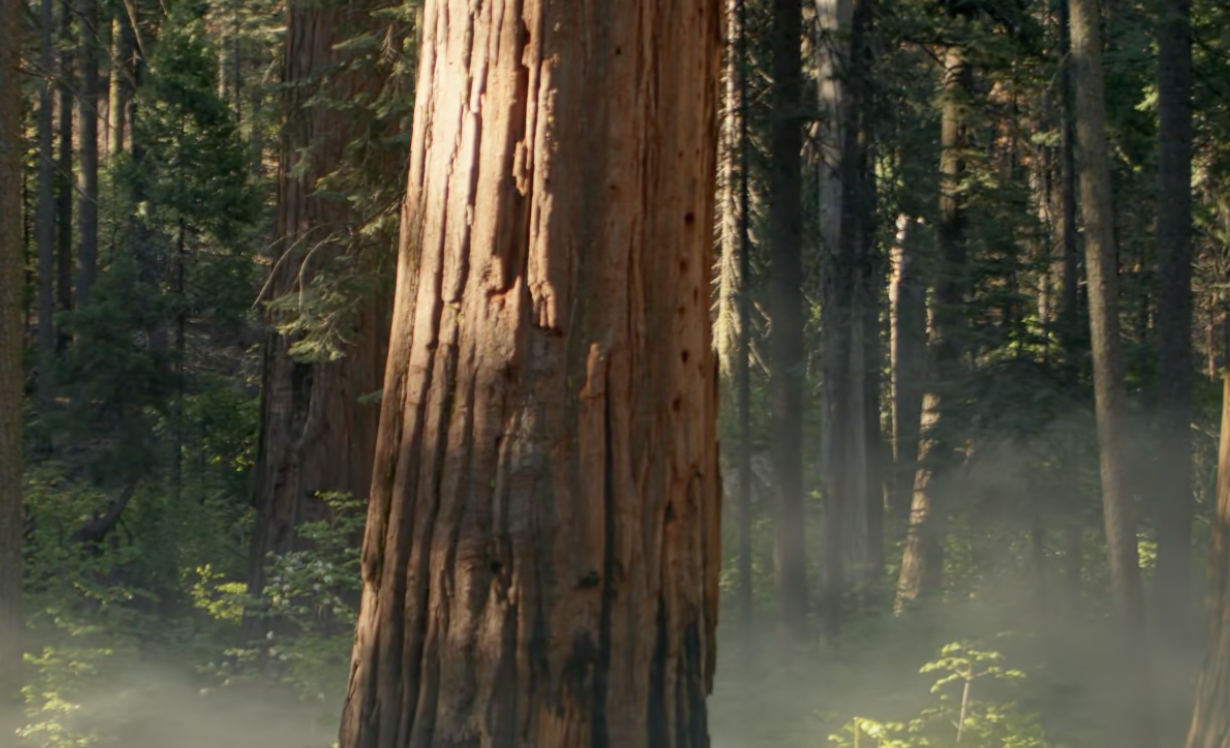
#> input picture vagen/mllm_agent/image.png, 1230 x 748 px
$ python -i plot_cost_performance.py   (imports and definitions only)
#> lines starting #> are read from the running program, lines starting #| are printed output that depends on the picture
"""
Scatter plot visualization for exploration cost vs performance

Generates four scatter plots:
1. Text (Active + Passive): Exploration cost vs evaluation accuracy
2. Vision (Active + Passive): Exploration cost vs evaluation accuracy
3. Active Text & Vision: Exploration cost vs evaluation accuracy
4. All (Active + Passive, Text + Vision): Exploration cost vs evaluation accuracy

Usage:
    python analysis/plot_cost_performance.py --results_dir /path/to/results --output_dir /path/to/output --data_dir /path/to/data
"""

import os
import json
import sys
import argparse
import matplotlib.pyplot as plt
from typing import Dict, List, Tuple, Optional
from matplotlib.offsetbox import OffsetImage, AnnotationBbox
from matplotlib.legend_handler import HandlerBase
from PIL import Image

# Add vagen to path for importing get_exploration_history_stats
sys.path.insert(0, os.path.join(os.path.dirname(__file__), '..'))
from vagen.env.spatial.Base.tos_base.managers.agent_proxy import get_exploration_history_stats


plt.rcParams['font.family'] = 'serif'
plt.rcParams['font.serif'] = ['Times New Roman'] + plt.rcParams['font.serif']


class ImageHandler(HandlerBase):
    """Custom legend handler for images"""
    # [8 lines left out: function create_artists, not called in this run]


def _apply_alpha_scale(img: Image.Image, alpha_scale: float) -> Image.Image:
    """Apply alpha scaling to an RGBA image."""
    if alpha_scale >= 1.0:
        return img
    if img.mode != 'RGBA':
        img = img.convert('RGBA')
    r, g, b, a = img.split()
    a = a.point(lambda p: int(p * alpha_scale))
    return Image.merge('RGBA', (r, g, b, a))


# [24 lines left out: functions _load_rgba_cropped, preprocess_badge_legend_icon, not called in this run]


def preprocess_icon(
    img_path: str,
    target_size: int = 256,
    badge_path: Optional[str] = None,
    alpha_scale: float = 1.0
) -> Image.Image:
    """
    Load, crop transparent borders, resize icon, and optionally add a badge.

    NOTE: alpha_scale is applied to the *final composed* image so that the badge
    uses the same alpha as the main icon (e.g., passive points faded -> badge faded).
    """
#> called with img_path = '../vagen/mllm_agent/image.png', target_size = 256, alpha_scale = 1
    img = Image.open(img_path)
#> img is the input picture: PIL image 1230x748 RGBA; mean R, G, B, A 75.2, 71.3, 56.4, 255
    if img.mode != 'RGBA':
        img = img.convert('RGBA')

    bbox = img.getbbox()
#> bbox = (0, 0, 1230, 748)
    if bbox:
        img = img.crop(bbox)

    # Keep original behavior: force square resize for model icons
    img = img.resize((target_size, target_size), Image.Resampling.LANCZOS)
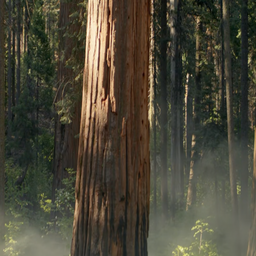
#> img: PIL image 256x256 RGBA; mean R, G, B, A 75.2, 71.3, 56.4, 255
    composed = img

    if badge_path and os.path.exists(badge_path):
        badge = Image.open(badge_path).convert("RGBA")

        # Badge size: keep original behavior
        badge_size = int(target_size / 1.8)
        badge = badge.resize((badge_size, badge_size), Image.Resampling.LANCZOS)

        padding = int(target_size * 0.15)
        new_size = target_size + padding
        canvas = Image.new('RGBA', (new_size, new_size), (0, 0, 0, 0))

        canvas.paste(img, (0, padding))
        canvas.paste(badge, (new_size - badge_size, 0), badge)
        composed = canvas

    return _apply_alpha_scale(composed, alpha_scale)


# [380 lines left out: functions read_cost_performance_from_models, plot_scatter, main, not called in this run]


# [2 lines not run here, left out]

>>> result = preprocess_icon('../vagen/mllm_agent/image.png')
